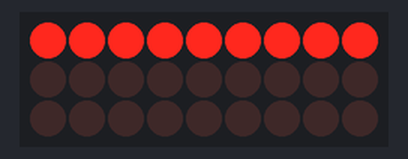
The sketch below on a simulated Arduino Uno, built with avr-gcc and run on an emulated ATmega328P. On the bench: 9×3 LED matrix. Wiring (inferred from the names in the program): LED cube drawn one layer per row (orientation assumed): layers pin 0, pin 1, pin 2; columns pin 4, pin 5, pin 6, pin 7, pin 8, pin 9, pin 10, pin 11, pin 12.

Above: at 0.1 s.
At 19.2 s:
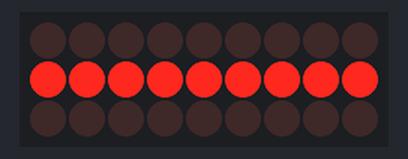
At 38.3 s:
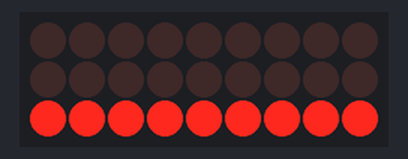

Measured:
- what the display in image 0 shows lasts 1.1 s, from 0.0 s to 1.1 s

The sketch:

cube_code.ino
```cpp
#define UINT unsigned int
#define PATTERN_DELAY 2

// ***** Paste the generated code here (or add own) *****
#define SIZE 3
unsigned int pattern[][SIZE+1] = {
    {(UINT) 0b111111111, (UINT) 0b000000000, (UINT) 0b000000000, 1000},
    {(UINT) 0b000000000, (UINT) 0b111111111, (UINT) 0b000000000, 1000},
    {(UINT) 0b000000000, (UINT) 0b000000000, (UINT) 0b111111111, 1000}
  };
// ***** Override everything between these comments *****

// Declare all pins for up to 4x4 cube but only use as many as we need
const byte level[] = {0,1,2,3}; // Top layer first
const byte leds[] = {4,5,6,7,8,9,10,11,12,13,A0,A1,A2,A3,A4,A5}; // Top left, then as LrR

int patternLength; // Gets calculated in the setup

void setup() {
  // Init levels
  for (int i = 0; i < SIZE; i++){
    pinMode(level[i], OUTPUT);
  }

  // Init control pins
  for (int i = 0; i < SIZE * SIZE; i++){
    pinMode(leds[i], OUTPUT);
    digitalWrite(leds[i], HIGH);
  }

  // Calculate the size of the patterm array
  patternLength = sizeof(pattern) / (sizeof(unsigned int) * (SIZE+1));
}

void loop() {

  // Loop through all patterns and start over when done
  for (int i = 0; i < patternLength; i++) {
    // Load current pattern
    unsigned int *currentPattern = pattern[i];

    // Time to display pattern (ms)
    short displayTime = currentPattern[SIZE];

    long startTime = millis();

    do {
      printPattern(currentPattern);
    } while(millis() - startTime < displayTime);
  }
}

void printPattern(unsigned int *pat) {

  boolean bits[SIZE][SIZE * SIZE];

  // "Render" the bits for faster output
  for (int i = 0; i < SIZE; i++) {
    patternToBits(pat[i], bits[i]);
  }

  for (int lev = 0; lev < SIZE; lev++) {

    digitalWrite(level[lev], HIGH);
    for(int i = 0; i < SIZE * SIZE; i++) {
      digitalWrite(leds[i], bits[lev][i]);
    }
    delay(PATTERN_DELAY);
    for (int i = 0; i < SIZE * SIZE; i++) {
      digitalWrite(leds[i], LOW);
    }
    digitalWrite(level[lev], LOW);
  }
}

// Turn compressed pattern to array of booleans
void patternToBits(unsigned int pat, boolean *bits) {
  for (int i = 0; i < SIZE * SIZE; i++) {
    bits[i] = !((pat >> (SIZE * SIZE - (i + 1))) & 0x01);
  }
}
```
